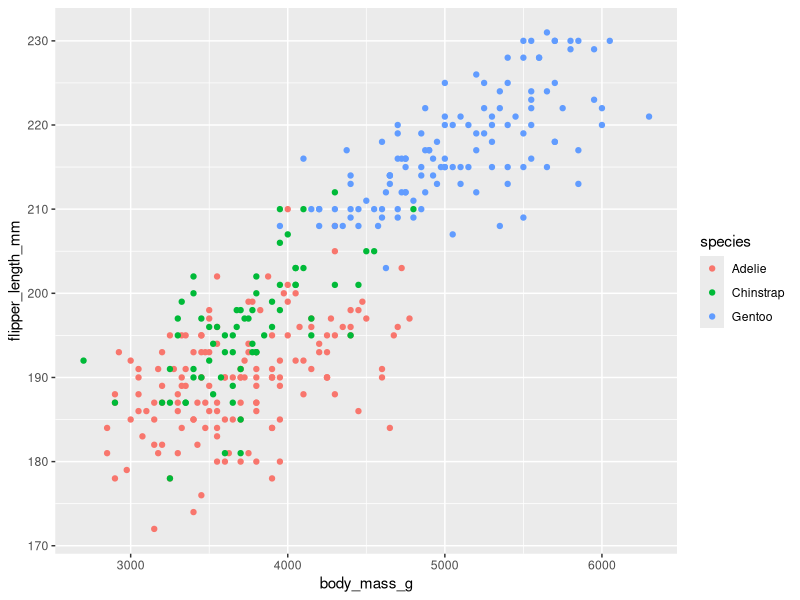
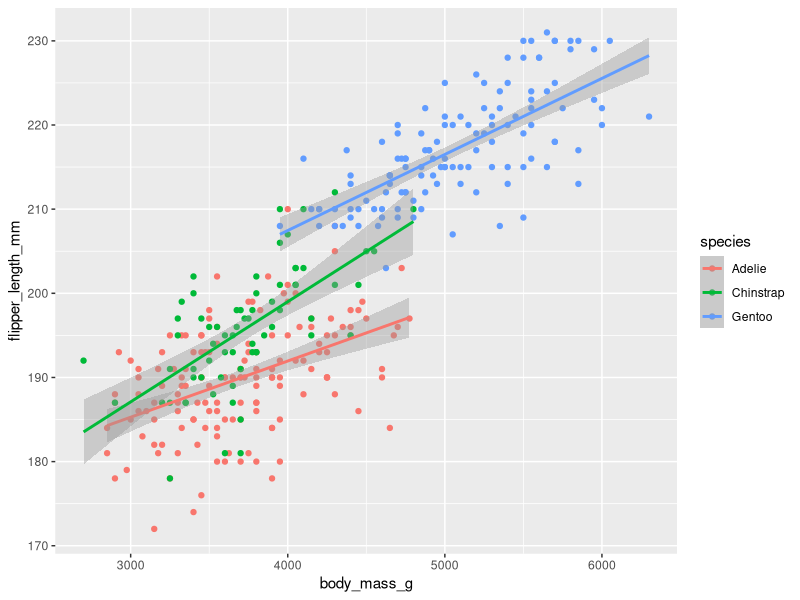

R code for these plots, in order:
## ---- chunk 1
knitr::opts_chunk$set(echo = TRUE)
library(palmerpenguins)
library(tidyverse)
## ---- chunk 2
ggplot(data = penguins) +
  geom_point(mapping = aes(x = body_mass_g, y = flipper_length_mm, color = species)) 
  
## ---- chunk 3
penguins%>%
  ggplot(mapping = aes(x = body_mass_g, y=flipper_length_mm, color=species)) +
  geom_point() +
  geom_smooth(method="lm")

